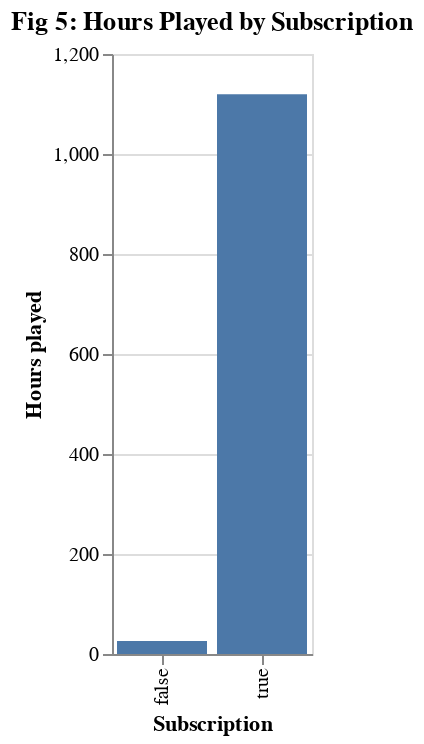

The cell this chart's notebook holds for it:
### Code cell
fig5

### Figure 1 — Vega-Lite specification as saved in the notebook (floating-point values rounded to 4 significant figures)
{"config": {"view": {"continuousWidth": 300, "continuousHeight": 300}}, "data": {"name": "data-b6f4bd09f0a6678ece66356b0d33a2b7"}, "mark": {"type": "bar"}, "encoding": {"x": {"field": "subscribe", "title": "Subscription", "type": "nominal"}, "y": {"field": "played_hours", "title": "Hours played", "type": "quantitative"}}, "height": 300, "title": "Fig 5: Hours Played by Subscription", "width": 100, "$schema": "https://vega.github.io/schema/vega-lite/v5.20.1.json", "datasets": {"data-b6f4bd09f0a6678ece66356b0d33a2b7": [{"subscribe": false, "played_hours": 26.1}, {"subscribe": true, "played_hours": 1120.0}]}}
